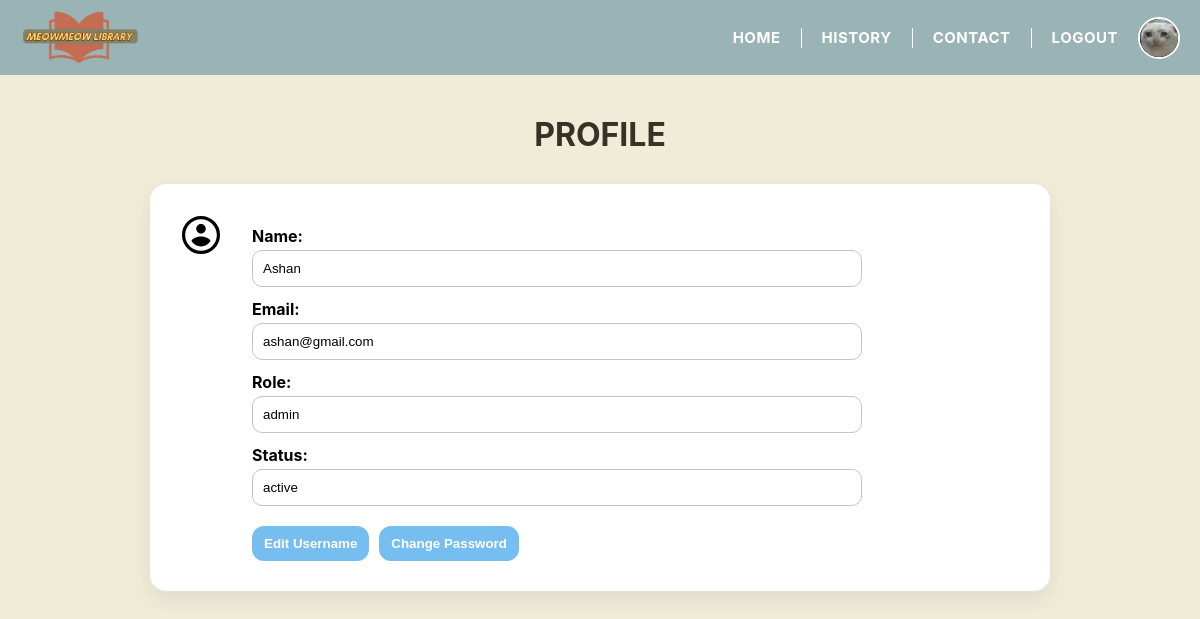
/student/profile.php (signed in), run on the app's committed database.
### tables this page shows
CREATE TABLE `user` (
  `User_ID` bigint(11) NOT NULL,
  `Name` varchar(100) NOT NULL,
  `Email` varchar(100) NOT NULL,
  `PasswordHash` varchar(255) NOT NULL,
  `Role` enum('student','admin','super admin') NOT NULL DEFAULT 'student',
  `Status` enum('active','blacklisted') NOT NULL DEFAULT 'active',
  `Cancellation_Count` int(11) NOT NULL DEFAULT '0',
  `Verify_Status` enum('pending','verified','rejected') NOT NULL DEFAULT 'pending',
  `Profile_Image` varchar(255) DEFAULT NULL
);

### student/profile.php (the view, shortened to what this page needs)
<?php
require_once "db.php";
$userId = $_SESSION['user_id'];
$stmt = $conn->prepare("SELECT User_ID, Name, Email, Role, Status FROM user WHERE User_ID = ?");
$stmt->bind_param("i", $userId);
$stmt->execute();
$user = $stmt->get_result()->fetch_assoc();
?>
<!DOCTYPE html>
<html lang="en">
<head>
    <link rel="stylesheet" href="profile.css">
</head>
<body>
<?php include 'tabbar.php'; ?>
<main class="content">
    <h1 class="page-title">Profile</h1>
    <div class="profile-card">
        <div class="profile-icon">
</div>
        <div class="right-panel">
            <form id="profileForm">
                <label>Name:</label>
                <input type="text" id="name" value="<?= htmlspecialchars($user['Name']) ?>" readonly>
                <label>Email:</label>
                <input type="email" id="email" value="<?= htmlspecialchars($user['Email']) ?>" readonly>
                <label>Role:</label>
                <input type="text" id="role" value="<?= htmlspecialchars($user['Role']) ?>" readonly>
                <label>Status:</label>
                <input type="text" id="status" value="<?= htmlspecialchars($user['Status']) ?>" readonly>
                <div class="btn-group">
                    <button type="button" id="editNameBtn" class="btn primary">Edit Username</button>
                    <button type="button" id="changePasswordBtn" class="btn danger">Change Password</button>
                </div>
            </form>
        </div>
    </div>
</main>
</body>
</html>

### student/profile.css (style rules this page uses)
:root { --bg: #f1ecd8; --accent: #355326; --danger: #9f4955; --success: #27833c; --shadow: 0 8px 24px rgba(0,0,0,0.08); }
body { margin:0; font-family:"Inter", Arial, sans-serif; background:var(--bg); }
.page-title { text-align:center; margin-top:40px; font-size:2rem; color:#353326; text-transform:uppercase; }
.profile-card { width:70%; margin:30px auto; display:flex; padding:30px; background:white; box-shadow:var(--shadow); border-radius:16px; }
.profile-icon { width:140px; height:140px; border-radius:50%; border:4px solid var(--accent); background:#353326; display:flex; align-items:center; justify-content:center; color:white; }
.profile-icon svg { width:80px; height:80px; }
.right-panel { width:70%; padding-left:30px; }
form label { font-weight:700; margin-top:12px; display:block; }
form input { width:100%; padding:10px; border-radius:10px; border:1px solid #c5c5c5; margin-top:4px; }
.btn-group { margin-top:20px; display:flex; gap:10px; }
.btn { padding:10px 12px; border-radius:12px; border:none; cursor:pointer; font-weight:700; color:white; background-color: #9f4955; }
.btn.primary { background-color:#77bef0; color:#fff; }
.btn.danger { background-color:#77bef0; color:#fff; }

### student/tabbar.css (style rules this page uses)
.profile-icon { width: 38px; height: 38px; border-radius: 50%; object-fit: cover; background: black; cursor: pointer; border: 2px solid white; }

### data on the page
user: Name "Ashan", Email "ashan@gmail.com", Role "admin", Status "active"
